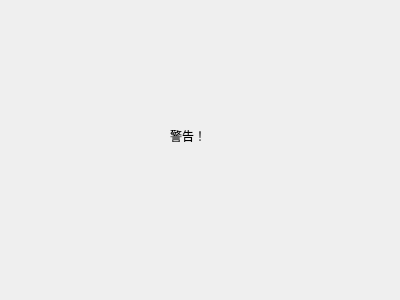
<?xml version="1.0" encoding="UTF-8"?>
<ui version="4.0">
 <class>Warring</class>
 <widget class="QDialog" name="Warring">
  <property name="geometry">
   <rect>
    <x>0</x>
    <y>0</y>
    <width>400</width>
    <height>300</height>
   </rect>
  </property>
  <property name="windowTitle">
   <string>Dialog</string>
  </property>
  <widget class="QLabel" name="label">
   <property name="geometry">
    <rect>
     <x>170</x>
     <y>130</y>
     <width>54</width>
     <height>12</height>
    </rect>
   </property>
   <property name="text">
    <string>警告！</string>
   </property>
  </widget>
 </widget>
 <resources/>
 <connections/>
</ui>
